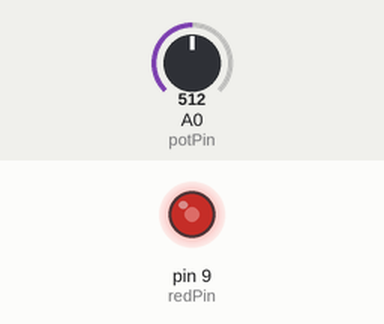
A sketch run on a simulated Arduino Uno, built with avr-gcc and run on an emulated ATmega328P. Shown: output pins drawn as LEDs (lit = HIGH). The test bench sets the inputs (shaded band); at power-on: A0 (potPin) = 512.

Above: at 1.2 s.
1.3 s: A0 (potPin) set to 716
At 2.0 s:
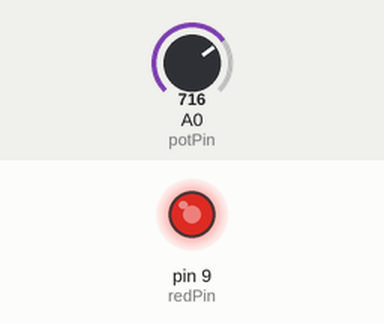
2.8 s: A0 (potPin) set to 900
At 3.1 s:
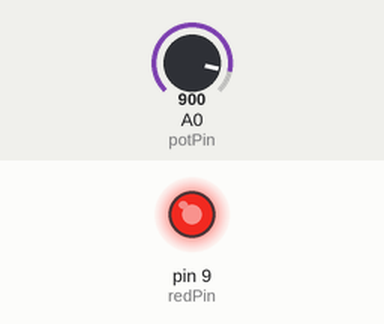
4.3 s: A0 (potPin) set to 122
At 5.5 s:
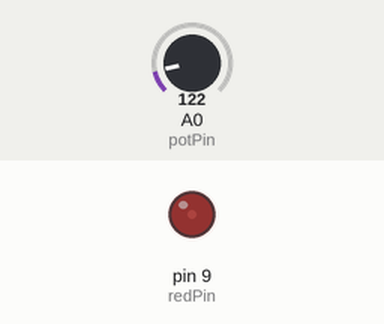
5.8 s: A0 (potPin) set to 0
At 6.6 s:
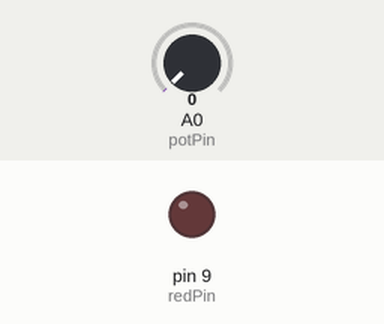
7.3 s: A0 (potPin) set to 511
At 7.8 s:
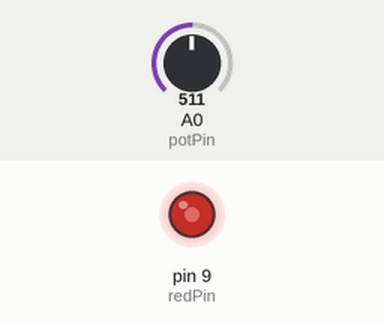
Timing chart, 0 to 9.8 s (numbered marks = the images above; inputs shaded):
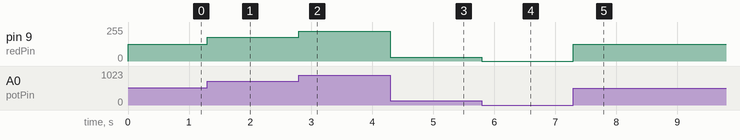

Measured:
- after the input at 1.3 s, pin 9 (redPin): 127/255 → 178/255 at once
- after the input at 2.8 s, pin 9 (redPin): 178/255 → 224/255 at once
- after the input at 4.3 s, pin 9 (redPin): 224/255 → 30/255 at once
- after the input at 5.8 s, pin 9 (redPin): 30/255 → 0/255 at once
- after the input at 7.3 s, pin 9 (redPin): 0/255 → 127/255 at once

The sketch:

dim.ino
```cpp
int potPin=A0;
int redPin=9;
int del=500;

//this set up allows us to dim an LED using potentiometer

void setup() {

pinMode(potPin, INPUT);
pinMode(redPin, OUTPUT);
}

void loop() {
  // put your main code here, to run repeatedly:
  float potVal= analogRead(potPin);
  //we need to convert value read from the potentiometer to a parameter of 255
  float val = (255.0/1023.0)*potVal;
  analogWrite(redPin,val);

}
```
